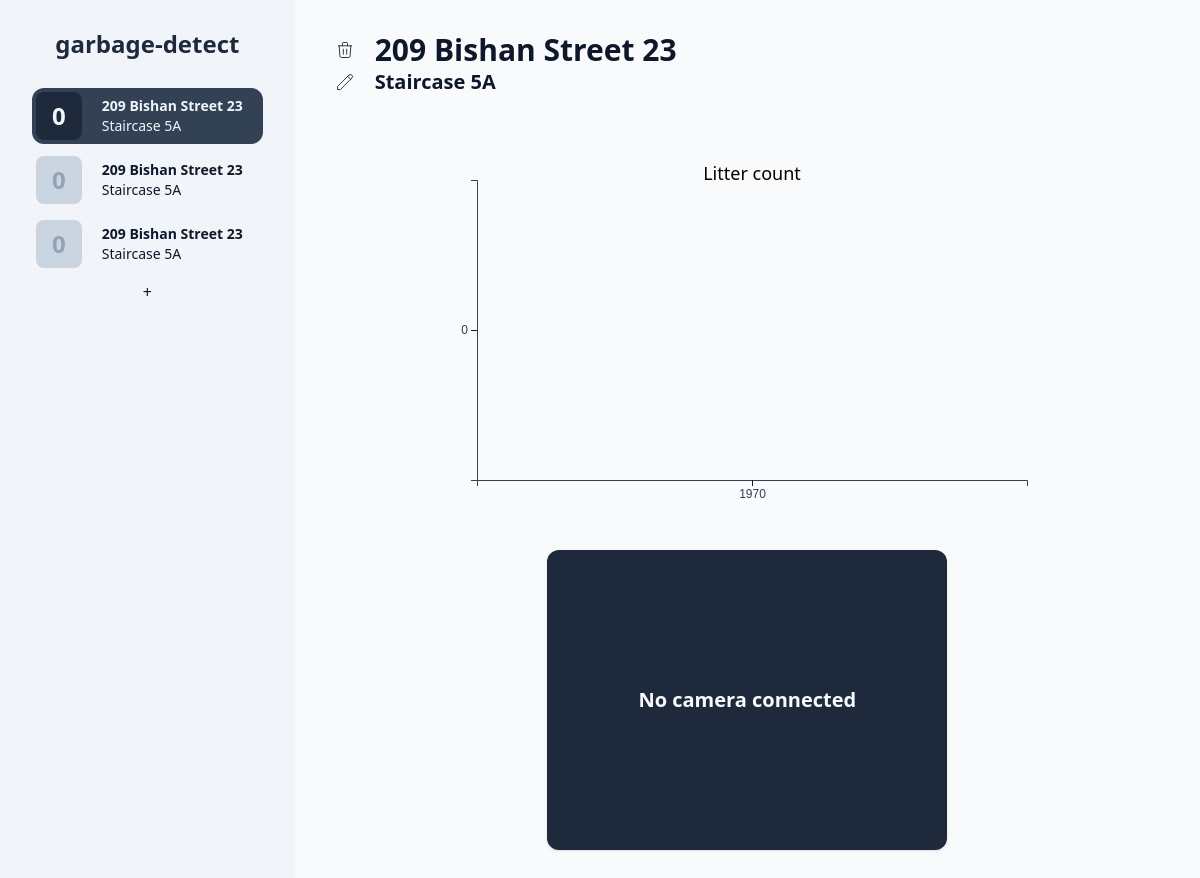
The app's page /b/033907a2 with its own data.
### tables this page shows
CREATE TABLE info (id, img_path, address, location, cam_expiry);

### app.py (the view)
@app.route('/b/<id>', methods=['POST', 'GET'])
def garbage_stats(id):
    if request.method == 'POST':
        print(request.form)
        return ''
    else:
        litter_data = (db.get_time_stamps(id), db.get_litter_counts(id))
        for i in db.fetch_bins():
            if i['id'] == id:
                target = i
                break
        return render_template('garbage-stats.html', bins=db.fetch_bins(), target=target, litter_data=litter_data)

### db.py (called while the page is built)
def get_columns(table: str) -> list:
    return [i[1] for i in sql(f'PRAGMA table_info({table})').fetchall()]

def get_litter_counts(id):
    return [i[0] for i in sql(f'SELECT litter_count FROM bin{id}').fetchall()]

def get_property(id: int, property: str):
    print(f'SELECT {property} FROM info WHERE id="{id}"')
    return sql(f'SELECT {property} FROM info WHERE id="{id}"').fetchone()[0]

def get_time_stamps(id):
    print(f'SELECT time FROM bin{id}')
    return [i[0] for i in sql(f'SELECT time FROM bin{id}').fetchall()]

def fetch_bins():
    bins = [
        {
            prop: get_property(i, prop) for prop in get_columns('info')
        }
        for (i,) in sql('SELECT id FROM info').fetchall()
    ]
    for i in bins:
        i['cam_connected'] = time() < i['cam_expiry']
        i['latest_litter_count'] = sql(
            f'SELECT litter_count FROM bin{i["id"]} ORDER BY time DESC'
        ).fetchone()[0]
    return bins

### templates/garbage-stats.html (shortened to what this page needs)
{% extends 'base.html' %}
{% block stats %}
<div class="grid grid-cols-[min-content_1fr] gap-x-5 items-center">
    <a href="/b/{{ target.id }}/delete">
        <svg xmlns="http://www.w3.org/2000/svg" class="h-5 w-5" fill="none" viewBox="0 0 24 24" stroke="currentColor">
            <path stroke-linecap="round" stroke-linejoin="round" stroke-width="1"
                d="M19 7l-.867 12.142A2 2 0 0116.138 21H7.862a2 2 0 01-1.995-1.858L5 7m5 4v6m4-6v6m1-10V4a1 1 0 00-1-1h-4a1 1 0 00-1 1v3M4 7h16" />
        </svg>
    </a>
    <h1 class="text-3xl font-bold">{{ target.address }}</h1>
    <a href="/b/{{ target.id }}/edit">
        <svg xmlns="http://www.w3.org/2000/svg" class="h-5 w-5" fill="none" viewBox="0 0 24 24" stroke="currentColor">
            <path stroke-linecap="round" stroke-linejoin="round" stroke-width="1"
                d="M15.232 5.232l3.536 3.536m-2.036-5.036a2.5 2.5 0 113.536 3.536L6.5 21.036H3v-3.572L16.732 3.732z" />
        </svg>
    </a>
    <h2 class="text-xl font-semibold">{{ target.location }}</h2>
</div>
<div class="flex justify-center items-center flex-wrap gap-x-6 gap-y-10 w-auto mt-16">
    <div id="graph" class="flex flex-grow justify-center items-center"></div>
    <div class="flex flex-col justify-center text-center w-[400px]
    h-[300px] bg-slate-800 shadow rounded-xl overflow-hidden">
        {% if target.cam_connected %}
        <img id="photo" src="{{ url_for('static', filename=target.img_path) }}"
            alt="Garbage bin at {{ target.address }}, {{ target.location }}">
        {% else %}
        <div class="text-slate-50 text-xl font-bold">No camera connected</div>
        {% endif %}
    </div>
</div>
{% endblock %}

### templates/base.html (shortened to what this page needs)
<!DOCTYPE html>
<html lang="en" class="h-full">
<head>
    <link href="{{ url_for('static', filename='generated-styles.css') }}" rel="stylesheet">
</head>
<body class="h-full flex bg-slate-50 text-slate-900">
    <nav id="binNav"
        class="flex flex-col items-stretch gap-2 overflow-y-scroll bg-slate-100 py-2 px-8 h-screen min-w-max">
        <a href="/">
            <h1 class="text-2xl font-extrabold text-slate-800 w-full text-center my-5">garbage-detect</h1>
        </a>
        {% for bin in bins %}
        <a class="rounded-xl leading-5 duration-200 flex items-center min-h-[3.5rem]
        {% if target.id == bin.id %}
        bg-slate-700 text-slate-100
        {% else %}
        hover:bg-slate-200
        {% endif %}" href="/b/{{bin.id}}">
            <div class="text-2xl font-semibold px-4 ml-1 h-[calc(100%-0.5rem)] flex items-center rounded-lg
            {% if target.id == bin.id %}
            bg-slate-800 text-slate-100
            {% else %}
            bg-slate-300 text-slate-400
            {% endif %}">{{ bin.latest_litter_count }}</div>
            <div class="px-5 py-2 text-sm">
                <div class="font-bold">{{ bin.address }}</div>
                <div class="font-normal">{{ bin.location }}</div>
            </div>
        </a>
        {% endfor %}
        <a href="/newbin" class="text-center">+</a>
    </nav>
    <main class="py-8 px-10 h-full flex-grow overflow-y-scroll">
        {% block stats %}{% endblock %}
    </main>
</body>
</html>

### static/generated-styles.css (style rules this page uses)
*,:after,:before { box-sizing:border-box;border:0 solid }
:after,:before { --tw-content:"" }
html { line-height:1.5;-webkit-text-size-adjust:100%;-moz-tab-size:4;-o-tab-size:4;tab-size:4;font-family:ui-sans-serif,system-ui,-apple-system,BlinkMacSystemFont,Segoe UI,Roboto,Helvetica Neue,Arial,Noto Sans,sans-serif,Apple Color Emoji,Segoe UI Emoji,Segoe UI Symbol,Noto Color Emoji }
body { margin:0;line-height:inherit }
h1,h2,h3,h4,h5,h6 { font-size:inherit;font-weight:inherit }
a { color:inherit;text-decoration:inherit }
blockquote,dd,dl,figure,h1,h2,h3,h4,h5,h6,hr,p,pre { margin:0 }
audio,canvas,embed,iframe,img,object,svg,video { display:block;vertical-align:middle }
.shadow { --tw-ring-offset-shadow:0 0 #0000;--tw-ring-shadow:0 0 #0000;--tw-shadow:0 0 #0000;--tw-shadow-colored:0 0 #0000 }
.my-5 { margin-top:1.25rem;margin-bottom:1.25rem }
.ml-1 { margin-left:.25rem }
.mt-16 { margin-top:4rem }
.flex { display:flex }
.grid { display:grid }
.h-full { height:100% }
.h-screen { height:100vh }
.h-\[calc\(100\%-0\.5rem\)\] { height:calc(100% - .5rem) }
.h-\[300px\] { height:300px }
.h-5 { height:1.25rem }
.min-h-\[3\.5rem\] { min-height:3.5rem }
.w-full { width:100% }
.w-auto { width:auto }
.w-\[400px\] { width:400px }
.w-5 { width:1.25rem }
.min-w-max { min-width:-webkit-max-content;min-width:-moz-max-content;min-width:max-content }
.flex-grow { flex-grow:1 }
.grid-cols-\[min-content_1fr\] { grid-template-columns:-webkit-min-content 1fr;grid-template-columns:min-content 1fr }
.flex-col { flex-direction:column }
.flex-wrap { flex-wrap:wrap }
.items-center { align-items:center }
.items-stretch { align-items:stretch }
.justify-center { justify-content:center }
.gap-2 { gap:.5rem }
.gap-x-6 { -moz-column-gap:1.5rem;column-gap:1.5rem }
.gap-y-10 { row-gap:2.5rem }
.gap-x-5 { -moz-column-gap:1.25rem;column-gap:1.25rem }
.overflow-hidden { overflow:hidden }
.overflow-y-scroll { overflow-y:scroll }
.rounded-xl { border-radius:.75rem }
.rounded-lg { border-radius:.5rem }
.bg-slate-50 { --tw-bg-opacity:1;background-color:rgb(248 250 252/var(--tw-bg-opacity)) }
.bg-slate-100 { --tw-bg-opacity:1;background-color:rgb(241 245 249/var(--tw-bg-opacity)) }
.bg-slate-700 { --tw-bg-opacity:1;background-color:rgb(51 65 85/var(--tw-bg-opacity)) }
.bg-slate-800 { --tw-bg-opacity:1;background-color:rgb(30 41 59/var(--tw-bg-opacity)) }
.bg-slate-300 { --tw-bg-opacity:1;background-color:rgb(203 213 225/var(--tw-bg-opacity)) }
.py-2 { padding-top:.5rem;padding-bottom:.5rem }
.px-8 { padding-left:2rem;padding-right:2rem }
.px-4 { padding-left:1rem;padding-right:1rem }
.px-5 { padding-left:1.25rem;padding-right:1.25rem }
.py-8 { padding-top:2rem;padding-bottom:2rem }
.px-10 { padding-left:2.5rem;padding-right:2.5rem }
.text-center { text-align:center }
.text-2xl { font-size:1.5rem;line-height:2rem }
.text-sm { font-size:.875rem;line-height:1.25rem }
.text-3xl { font-size:1.875rem;line-height:2.25rem }
.text-xl { font-size:1.25rem;line-height:1.75rem }
.font-extrabold { font-weight:800 }
.font-semibold { font-weight:600 }
.font-bold { font-weight:700 }
.font-normal { font-weight:400 }
.leading-5 { line-height:1.25rem }
.text-slate-900 { --tw-text-opacity:1;color:rgb(15 23 42/var(--tw-text-opacity)) }
.text-slate-800 { --tw-text-opacity:1;color:rgb(30 41 59/var(--tw-text-opacity)) }
.text-slate-100 { --tw-text-opacity:1;color:rgb(241 245 249/var(--tw-text-opacity)) }
.text-slate-400 { --tw-text-opacity:1;color:rgb(148 163 184/var(--tw-text-opacity)) }
.text-slate-50 { --tw-text-opacity:1;color:rgb(248 250 252/var(--tw-text-opacity)) }
.shadow { --tw-shadow:0 1px 3px 0 rgba(0,0,0,.1),0 1px 2px -1px rgba(0,0,0,.1);--tw-shadow-colored:0 1px 3px 0 var(--tw-shadow-color),0 1px 2px -1px var(--tw-shadow-color);box-shadow:var(--tw-ring-offset-shadow,0 0 #0000),var(--tw-ring-shadow,0 0 #0000),var(--tw-shadow) }
.duration-200 { transition-duration:.2s }
* { box-sizing:border-box }

### records on screen
info: address "209 Bishan Street 23", location "Staircase 5A", address "209 Bishan Street 23", location "Staircase 5A"
info: address "209 Bishan Street 23", location "Staircase 5A"
info: address "209 Bishan Street 23", location "Staircase 5A"

### other values on screen
{{ bin.latest_litter_count }} "0" "0" "0"
